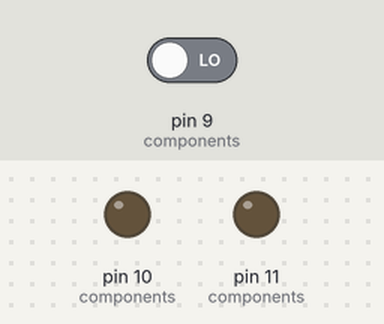
The sketch below on a simulated Arduino Uno, built for the host (arithmetic inside an expression is 32-bit, double 64-bit). Shown: output pins drawn as LEDs (lit = HIGH). Dashed ring = blinking. The test bench sets the inputs (shaded band); at power-on: pin 9 (components) LOW.

Above: at 1.4 s.
1.5 s: pin 9 (components) driven HIGH
At 1.7 s:
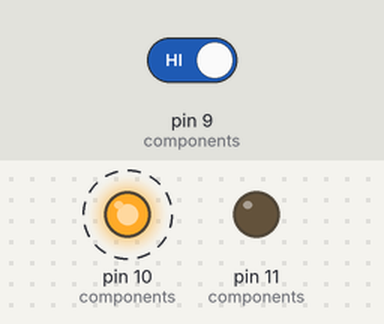
At 2.5 s:
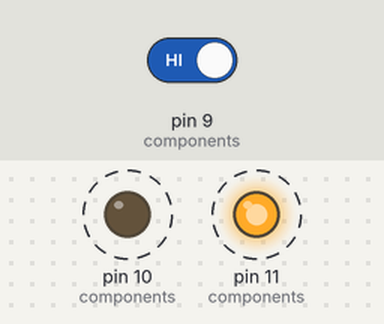
4.5 s: pin 9 (components) driven LOW
At 4.5 s:
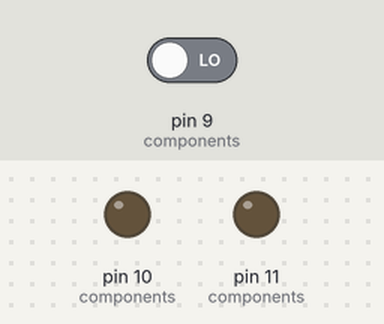
Timing chart, 0 to 7.5 s (numbered marks = the images above; inputs shaded):
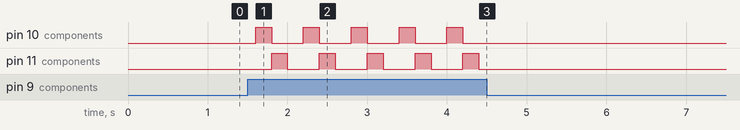

The sketch:

sketch.ino
```cpp
boolean inException = false;
boolean chgd = true;
const int componentsNumber = 3;
int components[][4] = {
{0,9,1,LOW},
{0,10,0,LOW},
{0,11,0,LOW},
{0,12,0,LOW}};
int nwStates[componentsNumber];

void setup() {
  for(int i = 0;i < componentsNumber;i++){
    if(components[i][0] == 0){
      if(components[i][2] == 1){
        pinMode(components[i][1],INPUT);
      } else {
        pinMode(components[i][1],OUTPUT);
      }
      digitalWrite(components[i][1], components[i][3]);
    } else {
    analogWrite(components[i][1],components[i][3]);
    }
  }
}

boolean getStates(){
  boolean hasChanged = false;
  for(int i = 0;i < componentsNumber;i++){
    int state = -1;
    if(components[i][2] == 1){
      if(components[i][0] == 0){
        state = digitalRead(components[i][1]);
      } else {
        state = analogRead(components[i][1]);
      }
    }
    if(state != -1 && components[i][3] != state){
      hasChanged = true;
      components[i][3] = state;
    }
    nwStates[i] = components[i][3];
  }
  return hasChanged;
}

boolean verifyGuard(int nb,int compStates[][3]){
  for(int i = 0; i < componentsNumber;i++){
    for(int j = 0; j < nb;j++){
      if(components[i][1] == compStates[j][0]){
        if(compStates[j][2] == 2){ // superieur strict
          if(components[i][3] <= compStates[j][1]){
            return false;
          }
        } else if(compStates[j][2] == 1){ // inferieur strict
          if(components[i][3] >= compStates[j][1]){
            return false;
          }
        } else {
          if(components[i][3] != compStates[j][1]){
            return false;
          }
        }
      }
    }
  }
  return true;
}

void computeNewState(boolean doIt, int nbact, int actions[][2]){
  if(doIt){
    for(int i = 0; i < componentsNumber;i++){
      for(int j = 0; j < nbact;j++){
        if(components[i][1] == actions [j][0]){
          nwStates[i] = actions[j][1];
        }
      }
    }
  }
}

boolean applyAction(){
  boolean hasChanged = false;
  for(int i = 0;i < componentsNumber;i++){
    if(components[i][0] == 0){
      digitalWrite(components[i][1],nwStates[i]);
    } else {
      analogWrite(components[i][1], nwStates[i]);
    }
    if(components[i][3] != nwStates[i]){
      hasChanged = true;
    }
    components[i][3] = nwStates[i];
  }
  return hasChanged;
}

void loop(){
  delay(200);
  boolean chgd2 = getStates();
  exception();
  if(!inException && (chgd || chgd2)){
    chgd = false;
    treatGuards();
    chgd = applyAction();
  }
}

void treatGuards(){
  computeNewState(verifyGuard(3,(int[][3]){{9,HIGH,0},{10,LOW,0},{11,LOW,0}}),1,(int[][2]){{10,HIGH}});
  computeNewState(verifyGuard(3,(int[][3]){{9,HIGH,0},{10,HIGH,0},{11,LOW,0}}),2,(int[][2]){{11,HIGH},{10,LOW}});
  computeNewState(verifyGuard(3,(int[][3]){{9,HIGH,0},{10,LOW,0},{11,HIGH,0}}),1,(int[][2]){{11,LOW}});
}

int currentError = -1;
int countBlink = 0;
void exception(){
  if(!inException){
  }
}
```

Measured:
- after the input at 1.5 s, pin 10 (components): alternates HIGH for 0.20 s and LOW for 0.40 s, starting after 0.10 s; pin 11 (components): alternates HIGH for 0.20 s and LOW for 0.40 s, starting after 0.30 s
- after the input at 4.5 s, pin 10 (components), pin 11 (components): stops changing and stays LOW
